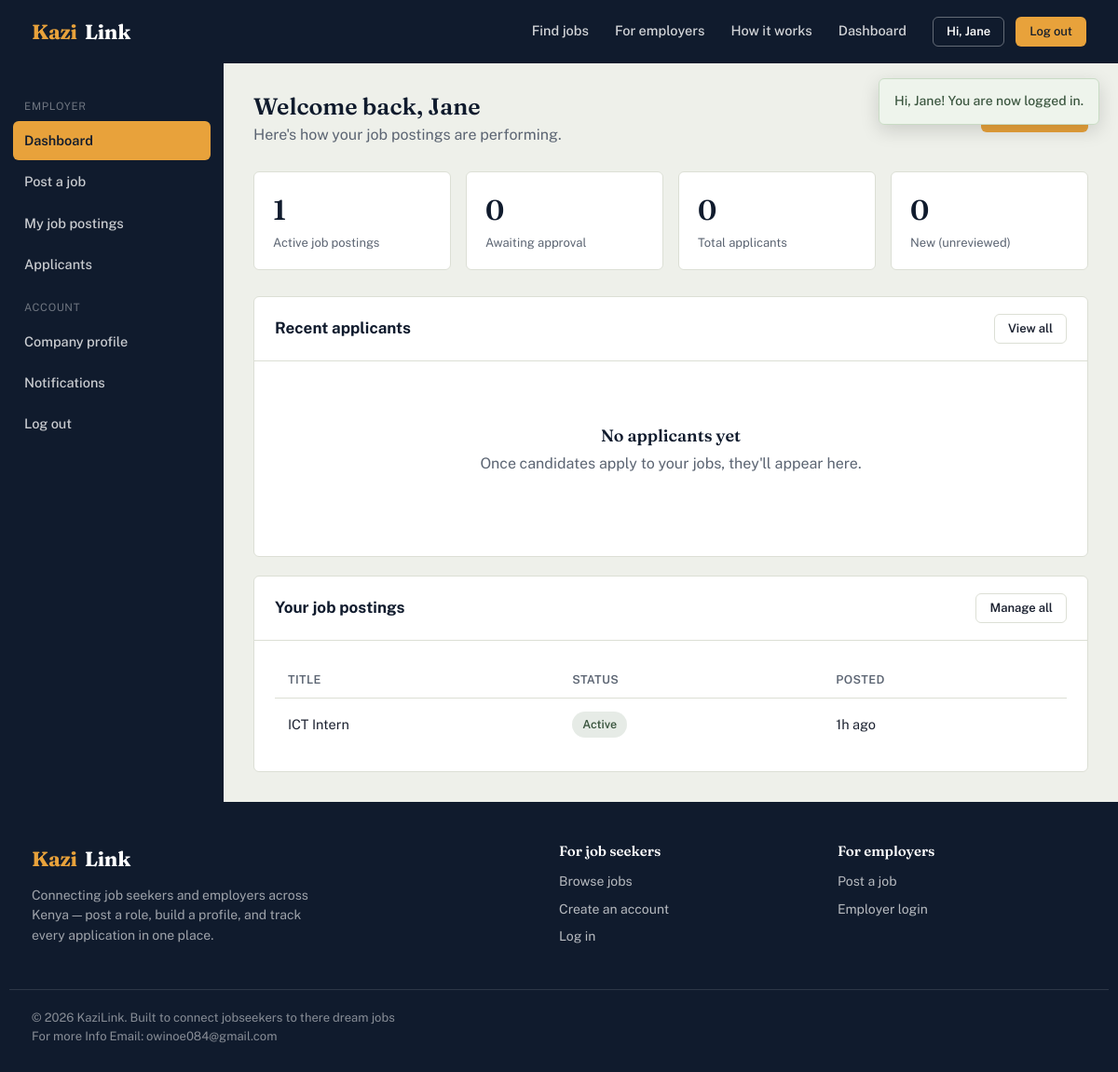
Page /employer/dashboard.php (signed in) on the committed database.
### tables this page shows
CREATE TABLE users (
    user_id     INT AUTO_INCREMENT PRIMARY KEY,
    full_name   VARCHAR(100) NOT NULL,
    email       VARCHAR(100) NOT NULL UNIQUE,
    phone       VARCHAR(20),
    password    VARCHAR(255) NOT NULL,
    role        ENUM('job_seeker','employer','admin') NOT NULL,
    status      ENUM('active','suspended') NOT NULL DEFAULT 'active',
    created_at  TIMESTAMP DEFAULT CURRENT_TIMESTAMP
);

CREATE TABLE jobs (
    job_id           INT AUTO_INCREMENT PRIMARY KEY,
    employer_id      INT NOT NULL,
    category_id      INT,
    title            VARCHAR(150) NOT NULL,
    description      TEXT NOT NULL,
    requirements     TEXT,
    location         VARCHAR(100),
    job_type         VARCHAR(50),         
    experience_level VARCHAR(50),         
    salary           DECIMAL(10,2),
    deadline         DATE,
    status           VARCHAR(30) NOT NULL DEFAULT 'pending',
    created_at       TIMESTAMP DEFAULT CURRENT_TIMESTAMP,
    FOREIGN KEY (employer_id) REFERENCES employers(employer_id) ON DELETE CASCADE,
    FOREIGN KEY (category_id) REFERENCES job_categories(category_id) ON DELETE SET NULL
);

### includes/functions.php (called while the page is built, shortened)
<?php
function e(?string $value): string
{
    return htmlspecialchars($value ?? '', ENT_QUOTES, 'UTF-8');
}
function get_flashes(): array
{
    $flashes = $_SESSION['flash'] ?? [];
    return $flashes;
}
function time_ago(string $datetime): string
{
    $timestamp = strtotime($datetime);
    $diff = time() - $timestamp;
    if ($diff < 86400) return floor($diff / 3600) . 'h ago';
    return date('d M Y', $timestamp);
}
function status_pill_class(string $status): string
{
    $status = strtolower($status);
    return match (true) {
        in_array($status, ['active', 'accepted', 'approved', 'shortlisted']) => 'pill-success',
        in_array($status, ['pending', 'under review', 'applied']) => 'pill-pending',
        in_array($status, ['rejected', 'closed', 'suspended', 'dismissed']) => 'pill-danger',
        in_array($status, ['interview']) => 'pill-info',
        default => 'pill-neutral',
    };
}

### includes/auth.php (called while the page is built, shortened)
<?php
function current_user_id(): ?int
{
    return $_SESSION['user_id'] ?? null;
}
function current_name(): string
{
    return $_SESSION['full_name'] ?? '';
}
function current_user(): ?array
{
    $db = getDB();
    $stmt = $db->prepare('SELECT * FROM users WHERE user_id = ?');
    $stmt->execute([current_user_id()]);
    $cached = $stmt->fetch() ?: null;
    return $cached;
}

### employer/dashboard.php (the view, shortened to what this page needs)
<?php
$db = getDB();
$employerId = current_employer_id();
$activeJobsStmt = $db->prepare("SELECT COUNT(*) FROM jobs WHERE employer_id = ? AND status = 'active'");
$activeJobsStmt->execute([$employerId]);
$activeJobs = (int) $activeJobsStmt->fetchColumn();
$pendingJobsStmt = $db->prepare("SELECT COUNT(*) FROM jobs WHERE employer_id = ? AND status = 'pending'");
$pendingJobsStmt->execute([$employerId]);
$pendingJobs = (int) $pendingJobsStmt->fetchColumn();
$totalApplicantsStmt = $db->prepare("
    SELECT COUNT(*) FROM applications a JOIN jobs j ON j.job_id = a.job_id WHERE j.employer_id = ?
");
$totalApplicantsStmt->execute([$employerId]);
$totalApplicants = (int) $totalApplicantsStmt->fetchColumn();
$newApplicantsStmt = $db->prepare("
    SELECT COUNT(*) FROM applications a JOIN jobs j ON j.job_id = a.job_id
    WHERE j.employer_id = ? AND a.status = 'Applied'
");
$newApplicantsStmt->execute([$employerId]);
$newApplicants = (int) $newApplicantsStmt->fetchColumn();
$recentAppsStmt = $db->prepare("
    SELECT a.*, j.title, js.seeker_id, u.full_name
    FROM applications a
    JOIN jobs j ON j.job_id = a.job_id
    JOIN job_seekers js ON js.seeker_id = a.seeker_id
    JOIN users u ON u.user_id = js.user_id
    WHERE j.employer_id = ?
    ORDER BY a.applied_at DESC LIMIT 6
");
$recentAppsStmt->execute([$employerId]);
$recentApps = $recentAppsStmt->fetchAll();
$myJobsStmt = $db->prepare('SELECT job_id, title, status, created_at FROM jobs WHERE employer_id = ? ORDER BY created_at DESC LIMIT 5');
$myJobsStmt->execute([$employerId]);
$myJobs = $myJobsStmt->fetchAll();
$base = '../';
include __DIR__ . '/../includes/header.php';
?>
<div class="dash-shell">
  <?php include __DIR__ . '/../includes/sidebar-employer.php'; ?>
  <main class="dash-main">
    <div class="dash-header">
      <div><h1>Welcome back, <?= e(explode(' ', current_name())[0]) ?></h1><p>Here's how your job postings are performing.</p></div>
      <a href="post-job.php" class="btn btn-primary">Post a job</a>
    </div>
    <div class="stat-cards">
      <div class="stat-card"><div class="num"><?= $activeJobs ?></div><div class="label">Active job postings</div></div>
      <div class="stat-card"><div class="num"><?= $pendingJobs ?></div><div class="label">Awaiting approval</div></div>
      <div class="stat-card"><div class="num"><?= $totalApplicants ?></div><div class="label">Total applicants</div></div>
      <div class="stat-card"><div class="num"><?= $newApplicants ?></div><div class="label">New (unreviewed)</div></div>
    </div>
    <div class="card" style="margin-bottom:20px;">
      <div class="card-header"><h3>Recent applicants</h3><a href="applicants.php" class="btn btn-outline btn-sm">View all</a></div>
      <div class="card-body table-scroll">
        <?php if ($recentApps): ?>
          <table class="data-table">
            <thead><tr><th>Candidate</th><th>Job</th><th>Applied</th><th>Status</th><th></th></tr></thead>
            <tbody>
            <?php foreach ($recentApps as $app): ?>
              <tr>
                <td class="row-title"><?= e($app['full_name']) ?></td>
                <td><?= e($app['title']) ?></td>
                <td><?= time_ago($app['applied_at']) ?></td>
                <td><span class="pill <?= status_pill_class($app['status']) ?>"><?= e($app['status']) ?></span></td>
                <td><a href="applicants.php?job_id=<?= (int) $app['job_id'] ?>" class="btn btn-outline btn-sm">Review</a></td>
              </tr>
            <?php endforeach; ?>
            </tbody>
          </table>
        <?php else: ?>
          <div class="empty-state"><h3>No applicants yet</h3><p>Once candidates apply to your jobs, they'll appear here.</p></div>
        <?php endif; ?>
      </div>
    </div>
    <div class="card">
      <div class="card-header"><h3>Your job postings</h3><a href="my-jobs.php" class="btn btn-outline btn-sm">Manage all</a></div>
      <div class="card-body table-scroll">
        <?php if ($myJobs): ?>
          <table class="data-table">
            <thead><tr><th>Title</th><th>Status</th><th>Posted</th></tr></thead>
            <tbody>
            <?php foreach ($myJobs as $job): ?>
              <tr>
                <td class="row-title"><a href="../job-details.php?id=<?= (int) $job['job_id'] ?>"><?= e($job['title']) ?></a></td>
                <td><span class="pill <?= status_pill_class($job['status']) ?>"><?= e(ucfirst($job['status'])) ?></span></td>
                <td><?= time_ago($job['created_at']) ?></td>
              </tr>
            <?php endforeach; ?>
            </tbody>
          </table>
        <?php else: ?>
          <div class="empty-state"><h3>You haven't posted a job yet</h3><a href="post-job.php" class="btn btn-primary">Post your first job</a></div>
        <?php endif; ?>
      </div>
    </div>
  </main>
</div>
<?php include __DIR__ . '/../includes/footer.php'; ?>

### includes/header.php (shortened to what this page needs)
<?php
$base = $base ?? '';
$user = current_user();
?>
<!DOCTYPE html>
<html lang="en">
<head>
<link rel="stylesheet" href="<?= e($base) ?>assets/css/style.css">
</head>
<body>
<?php $flashes = get_flashes(); if ($flashes): ?>
<div class="flash-stack">
  <?php foreach ($flashes as $f): ?>
    <div class="flash flash-<?= e($f['type']) ?>"><?= e($f['message']) ?></div>
  <?php endforeach; ?>
</div>
<?php endif; ?>
<header class="site-header">
  <div class="container">
    <a href="<?= e($base) ?>index.php" class="brand"><span class="brand-mark">Kazi</span>Link</a>
    <nav class="main-nav">
      <a href="<?= e($base) ?>jobs.php">Find jobs</a>
      <?php if (!$user || $user['role'] === 'employer'): ?>
        <a href="<?= e($base) ?>register.php?role=employer">For employers</a>
      <?php endif; ?>
      <a href="<?= e($base) ?>index.php#how-it-works">How it works</a>
      <?php if ($user): ?>
        <?php if ($user['role'] === 'job_seeker'): ?>
          <a href="<?= e($base === '' ? 'seeker/' : '') ?>dashboard.php">Dashboard</a>
        <?php elseif ($user['role'] === 'employer'): ?>
          <a href="<?= e($base === '' ? 'employer/' : '') ?>dashboard.php">Dashboard</a>
        <?php elseif ($user['role'] === 'admin'): ?>
          <a href="<?= e($base === '' ? 'admin/' : '') ?>dashboard.php">Dashboard</a>
        <?php endif; ?>
        <div class="nav-actions">
          <span class="btn btn-outline-light btn-sm" style="pointer-events:none;">Hi, <?= e(explode(' ', $user['full_name'])[0]) ?></span>
          <a href="<?= e($base) ?>logout.php" class="btn btn-primary btn-sm">Log out</a>
        </div>
      <?php endif; ?>
    </nav>
  </div>
</header>

### rows in the picture
users: full_name "Jane"
jobs: title "ICT Intern", status "Active", created_at "1h ago"

### other values in the picture
$f['message'] "Hi, Jane! You are now logged in."
explode(' ', current_name())[0] "Jane"
$activeJobs "1"
$pendingJobs "0"
$totalApplicants "0"
$newApplicants "0"
